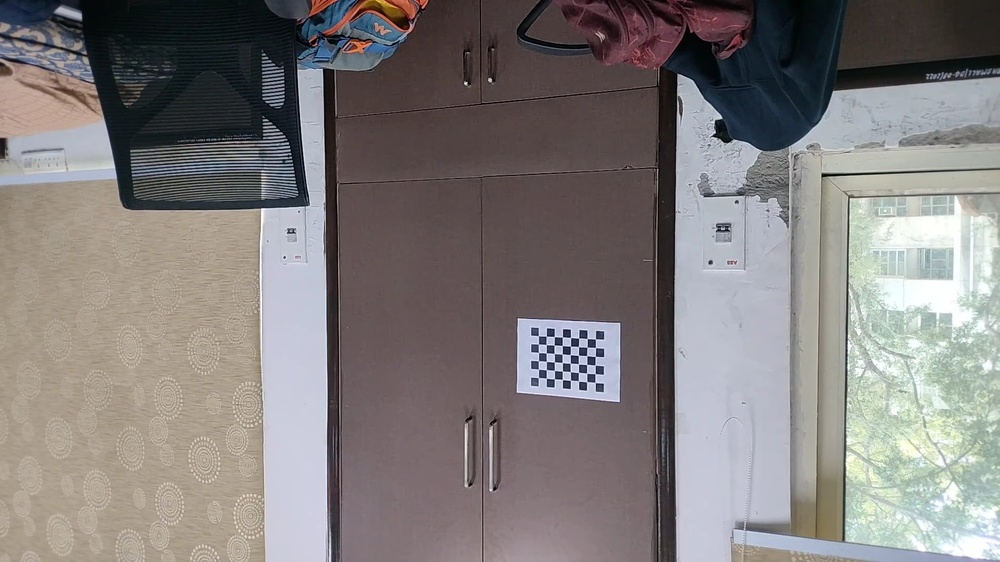
#> input picture frames/frame_0000.jpg, 1000 x 562 px, shrunk from 1920 x 1080 before the run; its folder holds only this picture in this run
$ python Camera_calibration.py
#> lines starting #> are read from the running program, lines starting #| are printed output that depends on the picture; after the words box and inside, x2 and y2 are one past the last pixel; in counts of white or black regions, pixels touching at a corner belong together; long printed decimals are rounded
import cv2
import numpy as np
import glob
import os

# Define the dimensions of the checkerboard (8x6 inner corners)
CHECKERBOARD = (8, 6)

# Stop the iteration when specified accuracy (epsilon) is reached or
# when the specified number of iterations is completed.
criteria = (cv2.TERM_CRITERIA_EPS + cv2.TERM_CRITERIA_MAX_ITER, 30, 0.001)

# Vector to store 3D points for each checkerboard image
threedpoints = []

# Vector to store 2D points for each checkerboard image
twodpoints = []

# Prepare 3D points for the checkerboard (real-world coordinates)
objectp3d = np.zeros((1, CHECKERBOARD[0] * CHECKERBOARD[1], 3), np.float32)
objectp3d[0, :, :2] = np.mgrid[0:CHECKERBOARD[0], 0:CHECKERBOARD[1]].T.reshape(-1, 2)

# Directory containing the frames
frame_dir = 'frames'  # Replace with the path to your frames directory
images = glob.glob(os.path.join(frame_dir, '*.jpg'))  # Load all .jpg images from the directory

# Loop through each image (frame)
for filename in images:
    # Read the image
    image = cv2.imread(filename)
#> image is the input picture: shape (562, 1000, 3); mean B, G, R 124.2, 125.1, 129.8
    if image is None:
        print(f"Error: Unable to read image {filename}. Skipping...")
        continue

    # Convert the image to grayscale
    grayColor = cv2.cvtColor(image, cv2.COLOR_BGR2GRAY)
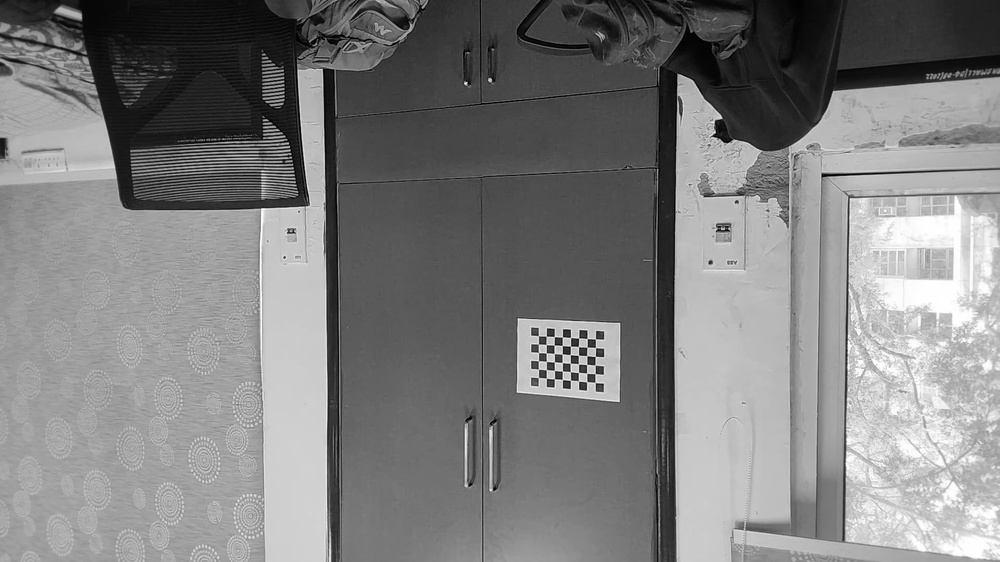
#> grayColor: shape (562, 1000); min 0, max 255, mean 126.4

    # Find the chessboard corners
    ret, corners = cv2.findChessboardCorners(
        grayColor, CHECKERBOARD,
        cv2.CALIB_CB_ADAPTIVE_THRESH + cv2.CALIB_CB_FAST_CHECK + cv2.CALIB_CB_NORMALIZE_IMAGE
    )
#> ret = True; corners = 48 rows, first 8: [538.4, 335.7], [546.3, 336.2], [554.2, 336.6], [562.4, 336.9], [570.5, 337.5], [578.6, 338], [587.1, 338.5], [595.4, 339]

    # If corners are found, refine and store them
    if ret:
        threedpoints.append(objectp3d)  # Add 3D points for this image

        # Refine the corner locations
        corners2 = cv2.cornerSubPix(grayColor, corners, (11, 11), (-1, -1), criteria)
#> corners2 = 48 rows, first 8: [540.9, 339.8], [546.8, 338.8], [554.6, 338.9], [562.6, 339.4], [570.5, 342], [578.5, 340.7], [586.8, 342.5], [591.2, 342.8]
        twodpoints.append(corners2)  # Add refined 2D points for this image

        # Draw and display the corners on the image
        image = cv2.drawChessboardCorners(image, CHECKERBOARD, corners2, ret)
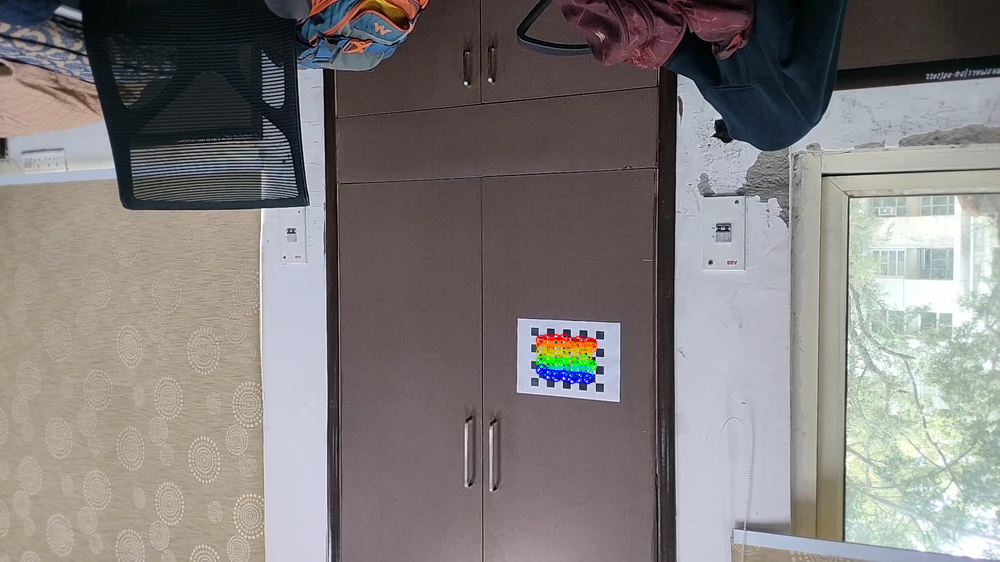
#> image: shape (562, 1000, 3); 0.49% of pixels changed, all inside (x1, y1, x2, y2) = (535, 333, 598, 385)
        cv2.imshow('Chessboard Corners', image)
        cv2.waitKey(500)  # Wait for 500ms

# Release the window
cv2.destroyAllWindows()

# Check if we have enough points to perform calibration
if len(threedpoints) < 1:
    print("Error: Not enough valid images with detected checkerboard corners.")
    exit()

# Perform camera calibration
ret, matrix, distortion, r_vecs, t_vecs = cv2.calibrateCamera(
    threedpoints, twodpoints, grayColor.shape[::-1], None, None
)
#> ret = 1.63; matrix = [[531.1, 0, 464.6], [0, 725.4, 319.1], [0, 0, 1]]; distortion = [[-7.96, 138.8, 0.0354, -0.259, -629.2]]; r_vecs = ([0.738, 0.198, -0.0791],); t_vecs = ([10.86, 1.75, 53.6],)

# Display the calibration results
if ret:
    print("Camera matrix (intrinsic parameters):")
    print(matrix)
#| [[531.124    0.         464.621]
#|  [  0.         725.416 319.126]
#|  [  0.           0.           1.        ]]

    print("\nDistortion coefficients:")
    print(distortion)
#| [[-7.95877931e+00  1.38755789e+02  3.53857471e-02 -2.59105431e-01
#|   -6.29170895e+02]]

    print("\nRotation Vectors:")
    print(r_vecs)
#| (array([[ 0.7377],
#|        [ 0.1978],
#|        [-0.07905]]),)

    print("\nTranslation Vectors:")
    print(t_vecs)
#| (array([[10.860],
#|        [ 1.747],
#|        [53.600]]),)

    # Save the calibration results to a file (optional)
    np.savez('calibration_data.npz', camera_matrix=matrix, dist_coeffs=distortion, rvecs=r_vecs, tvecs=t_vecs)
    print("\nCalibration data saved to 'calibration_data.npz'.")
else:
    print("Error: Calibration failed.")
